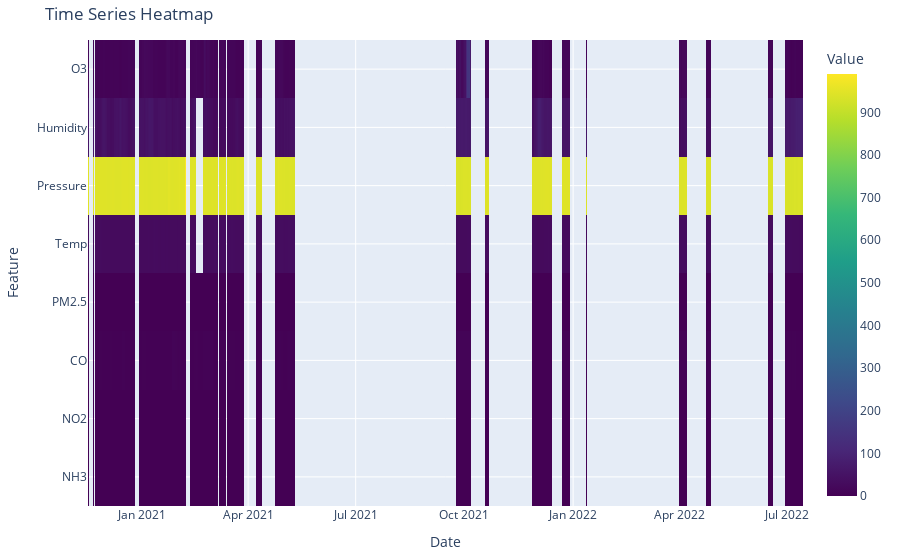

Notebook source saved alongside this figure:
### Code cell
from utils.plot_functions import plot_time_series_heatmap

plot_time_series_heatmap(df_daily).show()

### Figure 1 — Plotly figure (JSON) as saved in the notebook; plotly's stock layout.template omitted (floating-point values rounded to 4 significant figures; data arrays with more than 128 entries replaced by an {"elided": "..."} marker saying what was removed)
{"data": [{"colorbar": {"title": {"text": "Value"}}, "colorscale": [[0, "#440154"], [0.1111, "#482878"], [0.2222, "#3e4989"], [0.3333, "#31688e"], [0.4444, "#26828e"], [0.5556, "#1f9e89"], [0.6667, "#35b779"], [0.7778, "#6ece58"], [0.8889, "#b5de2b"], [1, "#fde725"]], "type": "heatmap", "x": {"elided": "605 str values"}, "y": ["NH3", "NO2", "CO", "PM2.5", "Temp", "Pressure", "Humidity", "O3"], "z": {"elided": "8x605 float values"}}], "layout": {"height": 560, "margin": {"b": 40, "l": 40, "r": 40, "t": 40}, "title": {"text": "Time Series Heatmap"}, "xaxis": {"title": {"text": "Date"}}, "yaxis": {"title": {"text": "Feature"}}}}
